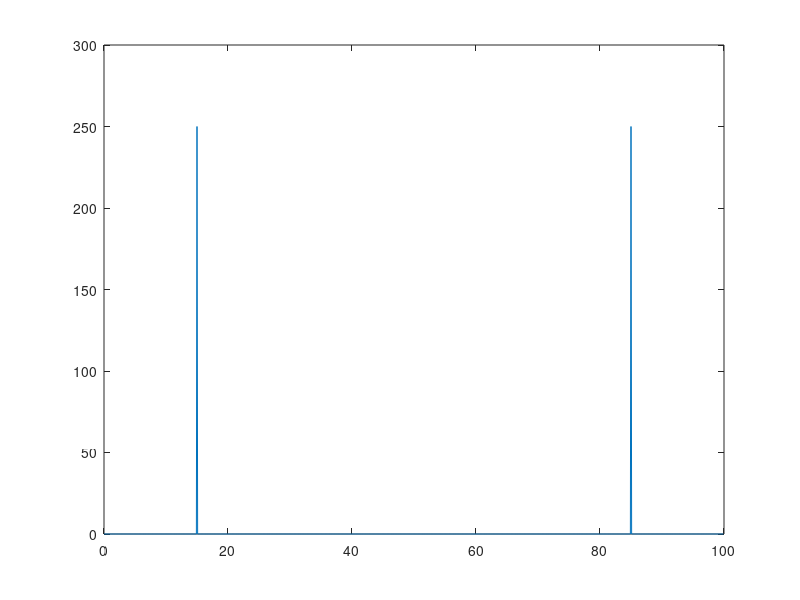
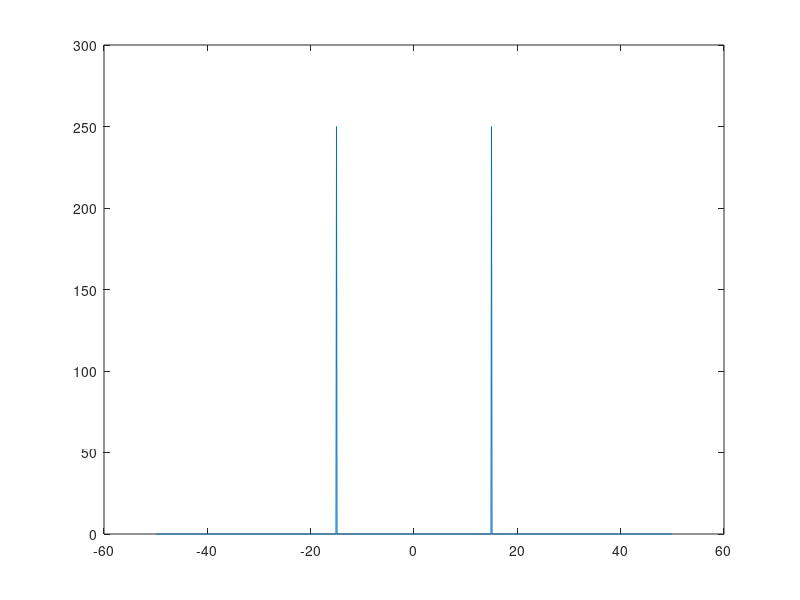

Reproduce these figures in MATLAB, in order.
fs = 100;               % sampling frequency
t = 0:(1/fs):(10-1/fs); % time vector
S = cos(2*pi*15*t);
n = length(S);
X = fft(S);
f = (0:n-1)*(fs/n);     %frequency range
power = abs(X).^2/n;    %power

figure(1)
plot(f,power)

Y = fftshift(X);
fshift = (-n/2:n/2-1)*(fs/n); % zero-centered frequency range
powershift = abs(Y).^2/n;     % zero-centered power
figure(2)
plot(fshift,powershift)